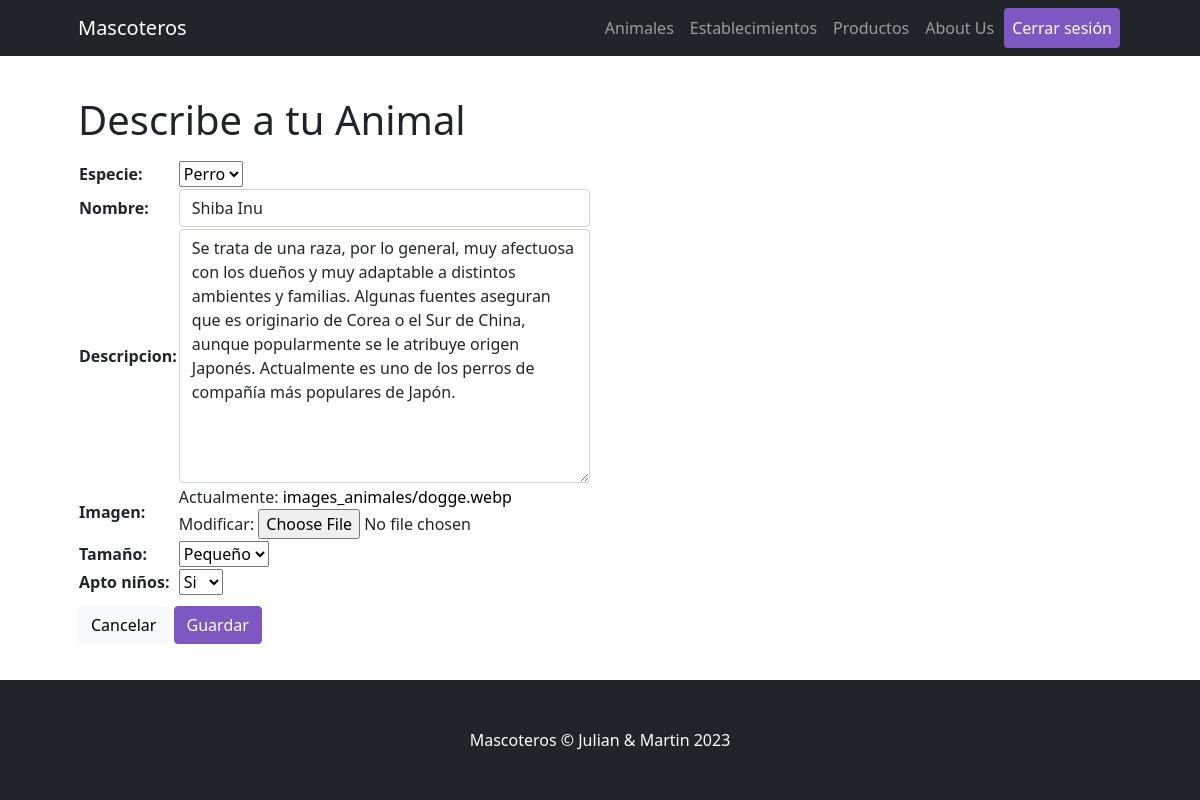
Screenshot of /Mascoteros/animal/editar/1 (signed in) with the database file from the repository.
### Mascoteros/models.py (models this page shows)
class Animal (models.Model):
    especie      = models.CharField(max_length=64)
    nombre       = models.CharField(max_length=64)
    descripcion  = models.CharField(max_length=500)
    imagen       = models.ImageField(upload_to='images_animales')
    tamaño       = models.CharField(max_length=32)
    apto_niños   = models.BooleanField()

### Mascoteros/views.py (the view)
# urls.py: path("animal/editar/<int:pk>", ActualizarAnimal.as_view(), name="AnimalesEditar"),
class ActualizarAnimal(LoginRequiredMixin, UpdateView):
    model = Animal
    form_class = AnimalFormulario
    success_url = "/Mascoteros/animal/list"
    template_name = "Mascoteros/animal/animal_form.html"

### Mascoteros/forms.py
class AnimalFormulario(forms.ModelForm):
    class Meta:
        model = Animal
        fields = ("especie", "nombre", "descripcion", "imagen", "tamaño", "apto_niños")
        widgets = {
            'nombre': forms.TextInput(attrs={'class': 'form-control'}),
            'especie': forms.Select(choices=opciones_especie),
            'descripcion': forms.Textarea(attrs={'class': 'form-control'}),
            'tamaño':  forms.Select(choices=opciones_tamaño),
            'apto_niños': forms.Select(choices=opciones_apto_niños)
        }

### Mascoteros/templates/Mascoteros/animal/animal_form.html (shortened to what this page needs)
{% extends "Mascoteros/parent.html" %}
{% load static %}
{% block contenidoDinamico %}
<h1 class="card-title">Describe a tu Animal</h1>
<form action="" enctype="multipart/form-data" method="POST"> {% csrf_token %}
    <div class="d-flex">
        <table>
            {{form.as_table}}
        </table>
    </div>
    <a href="{% url 'AnimalesLista' %}" class="btn btn btn-light" role="button" aria-pressed="true">Cancelar</a>
    <button type="submit" class="btn btn-dark">Guardar</button>
</form>
{% endblock %}

### rows the page displays
Animal: especie "Perro", nombre "Shiba Inu", descripcion "Se trata de una raza, por lo general, muy afectuosa con los dueños y muy adaptable a distintos ambientes y familias. Algunas fuentes aseguran que es originario de Corea o el Sur de China, aunque popularmente se le atribuye origen Japonés. Actualmente es uno de los perros de compañía más populares de Japón.", tamaño "Pequeño", apto_niños "Si"
